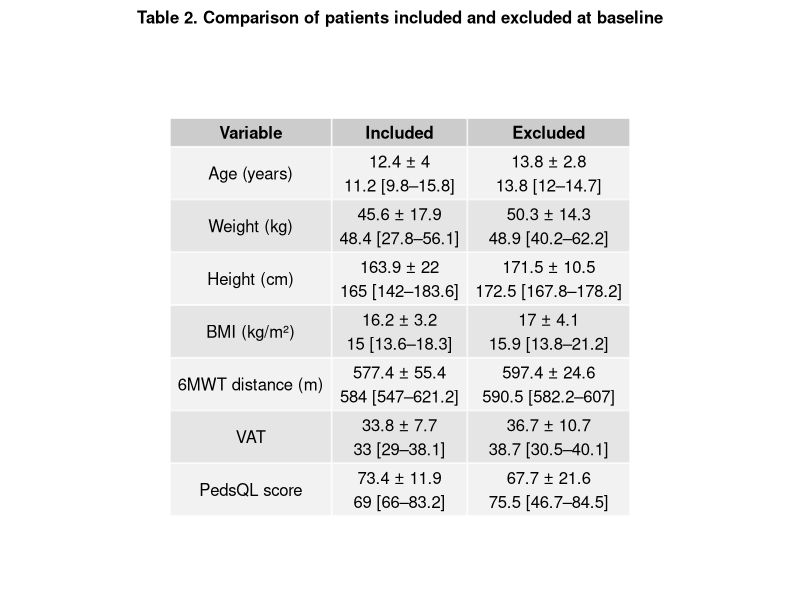

Write R code to recreate this figure.
## ---- chunk 1
knitr::opts_chunk$set(echo = TRUE, warning = FALSE, message = FALSE)
## ---- chunk 2
# Load package
library(readxl)

# Import datasets
included_data <- read_excel("data/data_clean.xlsx")
excluded_data <- read_excel("data/data_excluded.xlsx")

# Check structure
str(included_data)
str(excluded_data)
## ---- chunk 3

# Load packages
library(gridExtra)
library(grid)

# Functions

# Mean ± SD
mean_sd <- function(x) {
  paste0(
    round(mean(x, na.rm = TRUE), 1), " ± ",
    round(sd(x, na.rm = TRUE), 1)
  )
}

# Median [IQR]
median_iqr <- function(x) {
  paste0(
    round(median(x, na.rm = TRUE), 1), " [",
    round(quantile(x, 0.25, na.rm = TRUE), 1), "–",
    round(quantile(x, 0.75, na.rm = TRUE), 1), "]"
  )
}

# Variables

vars <- c("age", "weight_kg", "height_cm", "bmi_kg_cm2",
          "6minwt_distance_traveled_m_before","vat_before",
          "pedsql_totalself_before")

# Build clean table

table_final <- data.frame(
  Variable = vars,
  Included = paste0(
    sapply(included_data[vars], mean_sd), "\n",
    sapply(included_data[vars], median_iqr)
  ),
  Excluded = paste0(
    sapply(excluded_data[vars], mean_sd), "\n",
    sapply(excluded_data[vars], median_iqr)
  )
)

# Remove row names
rownames(table_final) <- NULL

# Rename variables 
table_final$Variable <- c(
  "Age (years)",
  "Weight (kg)",
  "Height (cm)",
  "BMI (kg/m²)",
  "6MWT distance (m)",
  "VAT",
  "PedsQL score"
)

# Display table in RMarkdown
table_final

# Export to PDF

pdf("figures/Table_2_Comparison_Included_Excluded at baseline.pdf", width = 8, height = 7)

grid.arrange(
  textGrob(
    "Table 2. Comparison of patients included and excluded at baseline",
    gp = gpar(fontsize = 12, fontface = "bold")
  ),
  tableGrob(table_final, rows = NULL),
  ncol = 1,
  heights = c(0.3, 5) 
)
dev.off()

## ---- chunk 4

# Paired Wilcoxon test
wilcox_test <- wilcox.test(
  included_data$`6minwt_distance_traveled_m_before`,
  included_data$`6minwt_distance_traveled_m_after`,
  paired = TRUE
)

wilcox_test
